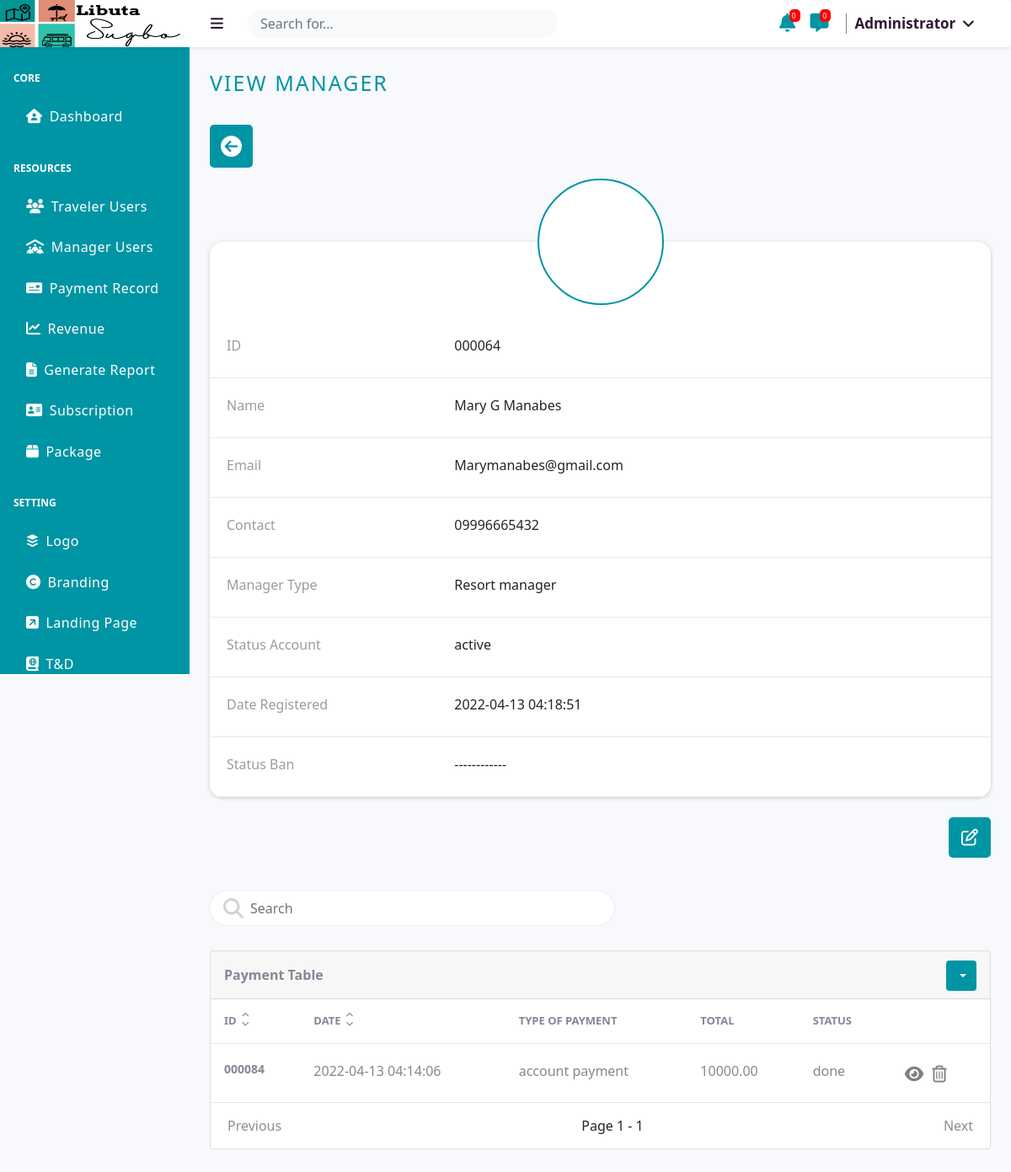
/src/administrator/view/manager-data?manager_id=64 (signed in), run on the app's committed database.
### tables this page shows
CREATE TABLE `logo` (
  `id` int(255) NOT NULL,
  `image` varchar(255) NOT NULL
);

CREATE TABLE `users` (
  `id` int(255) NOT NULL,
  `first_name` varchar(255) NOT NULL,
  `middle_name` varchar(255) NOT NULL,
  `last_name` varchar(255) NOT NULL,
  `email` varchar(255) NOT NULL,
  `phone` varchar(255) NOT NULL,
  `password` varchar(255) NOT NULL,
  `type` varchar(255) NOT NULL,
  `maneger_type` varchar(255) DEFAULT NULL,
  `subcribed_at` timestamp NULL DEFAULT NULL,
  `image` varchar(255) NOT NULL,
  `status` varchar(255) NOT NULL,
  `block_status` varchar(255) NOT NULL
);

CREATE TABLE `manager_pop` (
  `id` int(255) NOT NULL,
  `img` varchar(255) NOT NULL,
  `price` decimal(10,2) NOT NULL,
  `manager_id` int(255) NOT NULL,
  `type_id` int(255) NOT NULL,
  `type` varchar(255) NOT NULL,
  `date` timestamp NOT NULL DEFAULT current_timestamp(),
  `status` varchar(255) NOT NULL
);

### src/administrator/view/manager-data.php (the view, shortened to what the rows shown need)
<?php
     include_once '../process/id_validation_fetch.php';
?>
<!DOCTYPE html>
<html lang="en">
<head>
    <link rel="stylesheet" href="../../public/css/default.css?v=7">
    <link rel="stylesheet" href="../../public/css/user_style.css?v=7">
</head>
<body class="sb-nav-fixed">
    <nav class="sb-topnav navbar navbar-expand navbar-dark bgnav shadow-sm p-3 mb-5 rounded">
        <?php
            include '../_UI/header_2.php';
        ?>
    </nav>
    <div id="layoutSidenav">
        <div id="layoutSidenav_content">
            <main>
                <div class="container-fluid px-4">
                    <br>
                    <br>
                    <br>
                    <div class="form-container-user">
                        <div class="rowss">
                                <div id="idcontent">
                                        <p><?php echo ucwords($userdata->first_name.' '.$userdata->middle_name.' '.$userdata->last_name);  ?></p>
                                </div>
                        </div>
                        <div class="rowss">
                                <div id="idcontent">
                                    <p><?php echo ucwords($userdata->email); ?></p>
                                </div>
                        </div>
                        <div class="rowss">
                                <div id="idcontent">
                                    <p><?php echo $userdata->phone; ?></p>
                                </div>
                        </div>
                        <div class="rowss">
                                <div id="idcontent">
                                    <p><?php echo $userdata->maneger_type; ?></p>
                                </div>
                        </div>
                        <div class="rowss">
                                <div id="idcontent">
                                    <p><?php
                                        echo $userdata->status;
                                    ?></p>
                                </div>
                        </div>
                        <div class="rowss">
                                <div id="idcontent">
                                    <p><?php
                                        if($userdata->subcribed_at==''){
                                            echo "------------";
                                        }else{
                                            echo $userdata->subcribed_at;
                                        }
                                    ?></p>
                                </div>
                        </div>
                    </div>
                    <br>
                    <?php
                    include '../_TABLE_UI/payment-table.php';
                    ?>
                </div>
                <br>
                <br>
                <br>
            </main>
        </div>
    </div>
</body>
</html>

### src/administrator/_UI/header_2.php (shortened to what the rows shown need)
<?php
$logo = new Logo;
$Getlogo = $logo->Getlogo();
$logoimage = '';
if($Getlogo){
   $logoimage = $Getlogo->image;
}
?>
<a class="navbar-brand display-title-none" href="#">
    <?php if($logoimage): ?>
        <img src="../../user/assets/logo/<?php echo $logoimage; ?>" alt="" id="logonav">
    <?php else: ?>
        <p style="margin-left:40px; margin-top:15px;">NO LOGO</p>
    <?php endif; ?>
</a>

### src/administrator/_TABLE_UI/payment-table.php (shortened to what the rows shown need)
<?php
                        $manager_id = $_GET['manager_id'];
                        include '_UI_SORTING_FETCHING/payment-fetch.php';
                    ?>
                    <div class="card mb-4">
                        <div class="card-body-table overflowtables">
                            <?php if($display>0): ?>
                            <table class="tablenew">
                                <thead class="hideafter">
                                    <tr>
                                    <?php if(isset($_GET['search'])): ?>
                                        <th scope="col">
                                            <div class="d-flex">
                                                <span>ID </span>
                                                <div class="sorted-table">
                                                    <div><a href="?manager_id=<?php echo $manager_id; ?>&search=<?php echo $_GET['search'] ?>&id=asc#tabs"><i class="fas fa-chevron-up"></i></a></div>
                                                    <div><a href="?manager_id=<?php echo $manager_id; ?>&search=<?php echo $_GET['search'] ?>&id=desc#tabs"><i class="fas fa-chevron-down"></i></a></div>
                                                </div>
                                            </div>
                                        </th>
                                        <th scope="col">
                                            <div class="d-flex">
                                                <span>Date</span>
                                                <div class="sorted-table">
                                                    <div><a href="?manager_id=<?php echo $manager_id; ?>&search=<?php echo $_GET['search'] ?>&date=asc#tabs"><i class="fas fa-chevron-up"></i></a></div>
                                                    <div><a href="?manager_id=<?php echo $manager_id; ?>&search=<?php echo $_GET['search'] ?>&date=desc#tabs"><i class="fas fa-chevron-down"></i></a></div>
                                                </div>
                                            </div>
                                        </th>
                                        <th scope="col">type of payment</th>
                                        <th scope="col">total</th>
                                        <th scope="col">Status</th>
                                        <th scope="col"></th>
                                    <?php else: ?>
                                        <th scope="col">
                                            <div class="d-flex">
                                                <span>ID </span>
                                                <div class="sorted-table">
                                                    <div><a href="?manager_id=<?php echo $manager_id; ?>&id=asc#tabs"><i class="fas fa-chevron-up"></i></a></div>
                                                    <div><a href="?manager_id=<?php echo $manager_id; ?>&id=desc#tabs"><i class="fas fa-chevron-down"></i></a></div>
                                                </div>
                                            </div>
                                        </th>
                                        <th scope="col">
                                            <div class="d-flex">
                                                <span>Date</span>
                                                <div class="sorted-table">
                                                    <div><a href="?manager_id=<?php echo $manager_id; ?>&date=asc#tabs"><i class="fas fa-chevron-up"></i></a></div>
                                                    <div><a href="?manager_id=<?php echo $manager_id; ?>&date=desc#tabs"><i class="fas fa-chevron-down"></i></a></div>
                                                </div>
                                            </div>
                                        </th>
                                        <th scope="col">type of payment</th>
                                        <th scope="col">total</th>
                                        <th scope="col">Status</th>
                                        <th scope="col"></th>
                                    <?php endif; ?>
                                    </tr>
                                </thead>
                                <tbody class="hideafter">
                                    <?php foreach ($display as $dis): ?>
                                        <tr class="<?php echo $dis['id']; ?>" id="<?php echo $dis['id']; ?>">
                                            <td id="idss"><?php echo sprintf('%06d', $dis['id'])?></td>
                                            <td data-target="name"><?php echo $dis['date']; ?></td>
                                            <td><?php echo $dis['type']; ?></td>
                                            <td><?php echo $dis['price']; ?></td>
                                            <td><?php echo $dis['status']; ?></td>
                                            <td id="btn">
                                                <div class="d-flex">
                                                    <span class="tip_view_container">
                                                        <i class="fa-solid fa-eye btns" id="showinfo" data-id="<?php echo $dis['id']; ?>"></i>
                                                    </span>
                                                    <span class="tip_delete_container">
                                                        <i class="far fa-trash-alt" id="delete" data-id="<?php echo $dis['id']; ?>"></i>
                                                    </span>
                                                </div>
                                            </td>
                                        </tr>
                                    <?php endforeach; ?>
                                </tbody>
                            </table>
                            <?php else: ?>
                                <div id="emptyss"><i class="fa-solid fa-table-list"></i><p>No Data</p></div>
                            <?php endif; ?>
                        </div>
                    </div>

### data on the page
logo: image (picture)
users: first_name+middle_name+last_name "Mary G Manabes", email "Marymanabes@gmail.com", phone "09996665432", maneger_type "Resort manager", status "active", subcribed_at "2022-04-13 04:18:51"
manager_pop: id "000084", date "2022-04-13 04:14:06", type "account payment", price "10000.00", status "done"

### other printed values
$_GET['manager_id'] "000064"
$page "1"
$pages "1"
